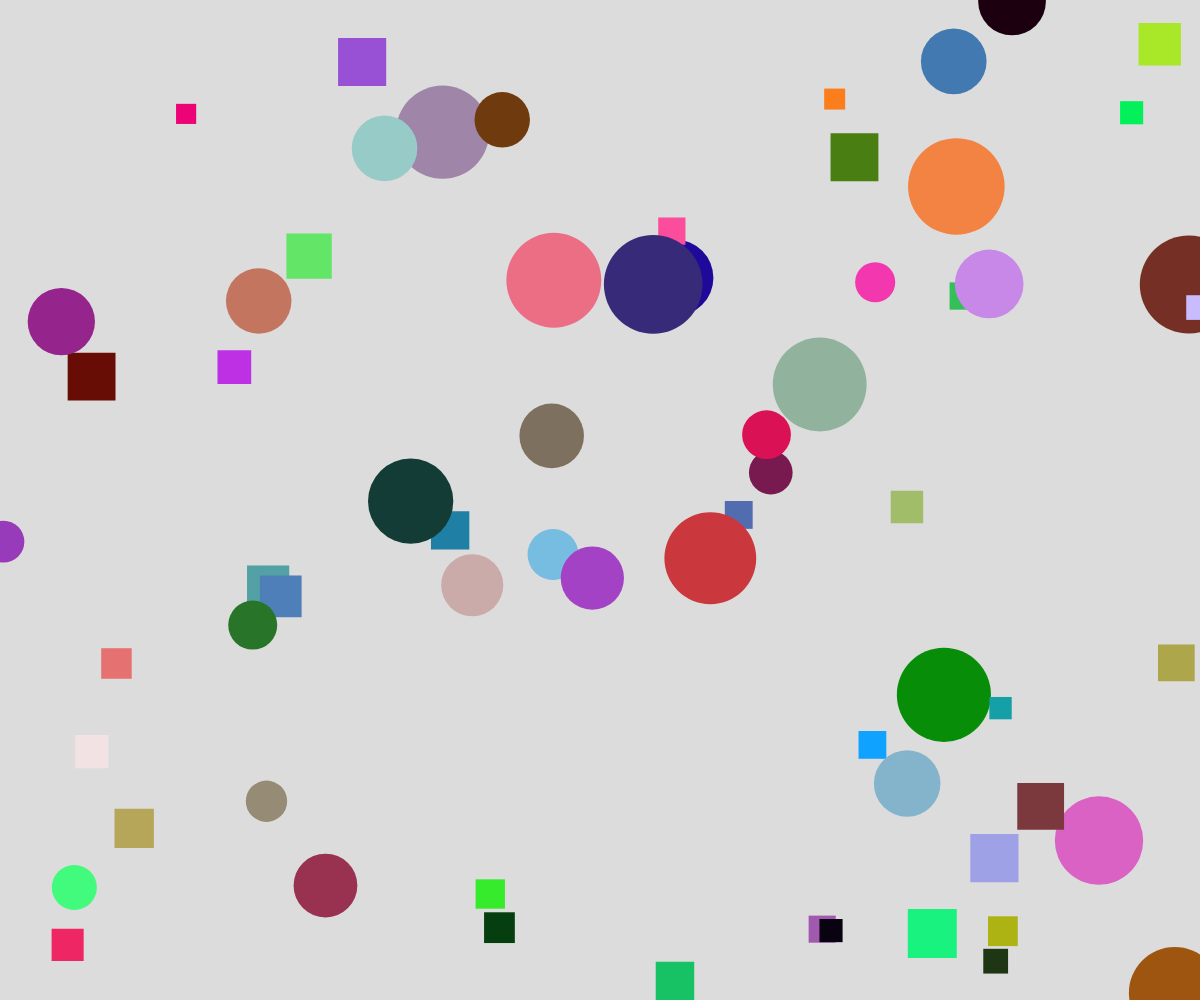
Frame 1 (no input)
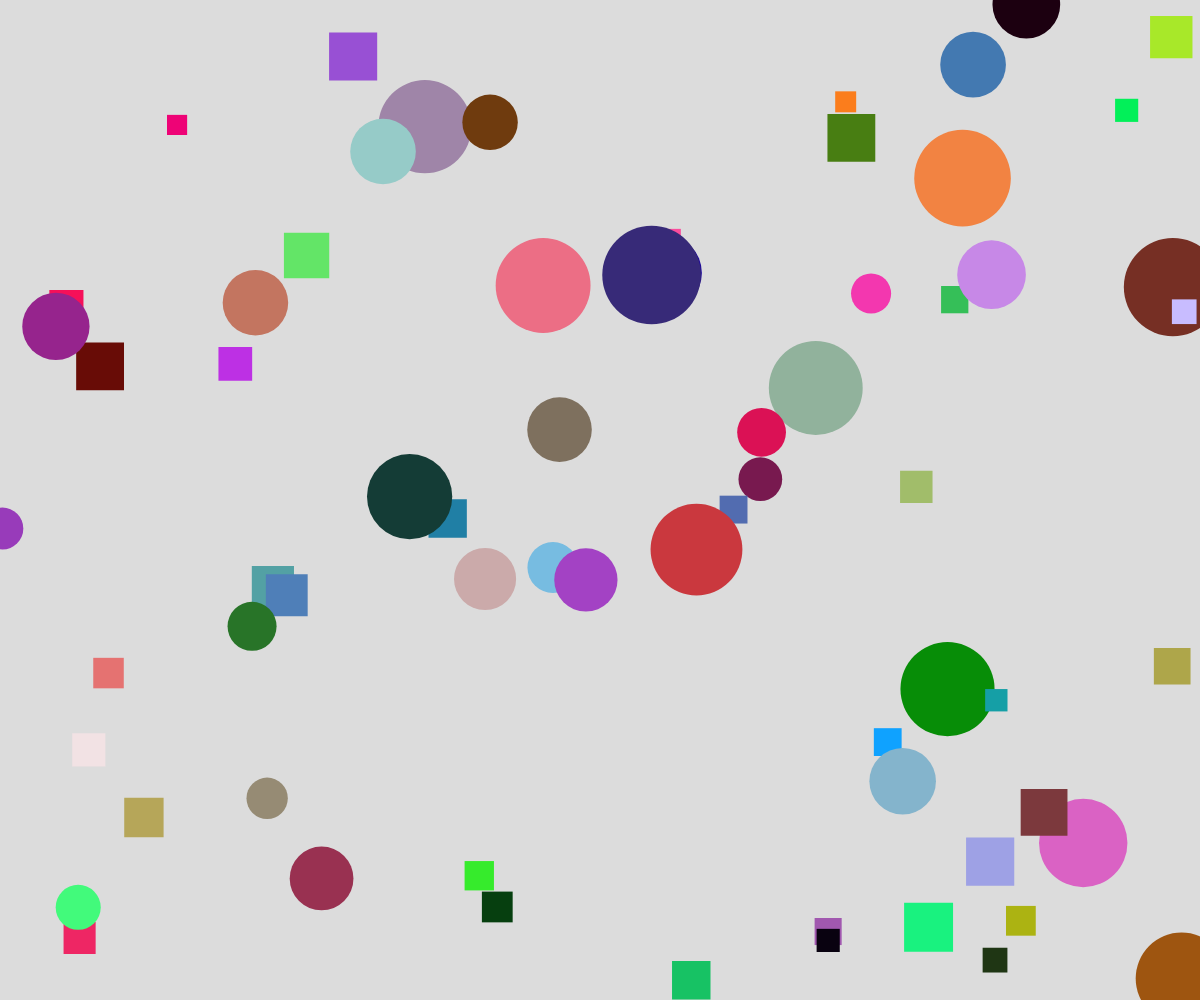
Frame 60 (no input)
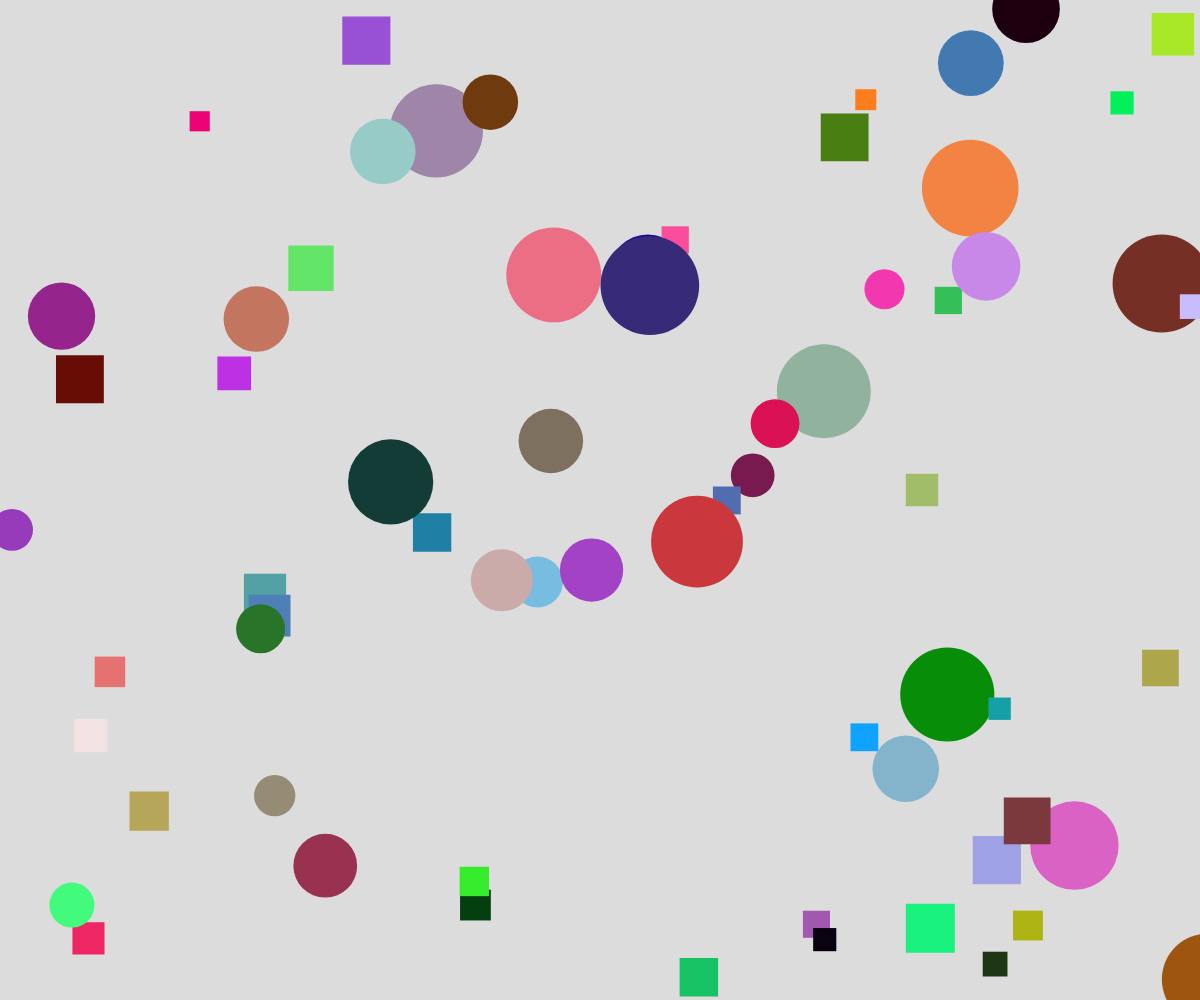
Frame 120 (the mouse pressed at the canvas centre since frame 60)

The p5.js sketch that drew these frames (run headless with seeded random() and noise() and a simulated clock; from frame 60 on, the mouse is pressed at the canvas centre):

// p5.js sketch
// ── sketch.js
// Shape Inheritance OOP

class Shape {
  constructor(x, y, color) {
    this.x = x;
    this.y = y;
    this.color = color;
  }

  display() {
    fill(this.color);
    noStroke();
  }

  move() {
    this.x += random(-2, 2);
    this.y += random(-2, 2);
  }
}

class Circle extends Shape {
  constructor(x, y, color, radius) {
    super(x, y, color);
    this.radius = radius;
  }

  display() {
    super.display();
    circle(this.x, this.y, this.radius * 2);
  }
}

class Square extends Shape {
  constructor(x, y, color, sideLength) {
    super(x, y, color);
    this.sideLength = sideLength;
  }

  display() {
    super.display();
    rectMode(CENTER);
    square(this.x, this.y, this.sideLength);
  }
}

let shapes = [];

function setup() {
  createCanvas(windowWidth, windowHeight);
  for (let i = 0; i < 67; i++) {
    let choice = random(100);
    if (choice < 50) {
      let theColor = color(random(255), random(255) ,random(255));
      let aShape = new Circle(random(width), random(height), theColor, random(20, 50));
      shapes.push(aShape);
    }
    else {
      let theColor = color(random(255), random(255) ,random(255));
      let aShape = new Square(random(width), random(height), theColor, random(20, 50));
      shapes.push(aShape);
    }
  }
}

function draw() {
  background(220);
  for (let shape of shapes) {
    shape.move();
    shape.display();
  }
}
